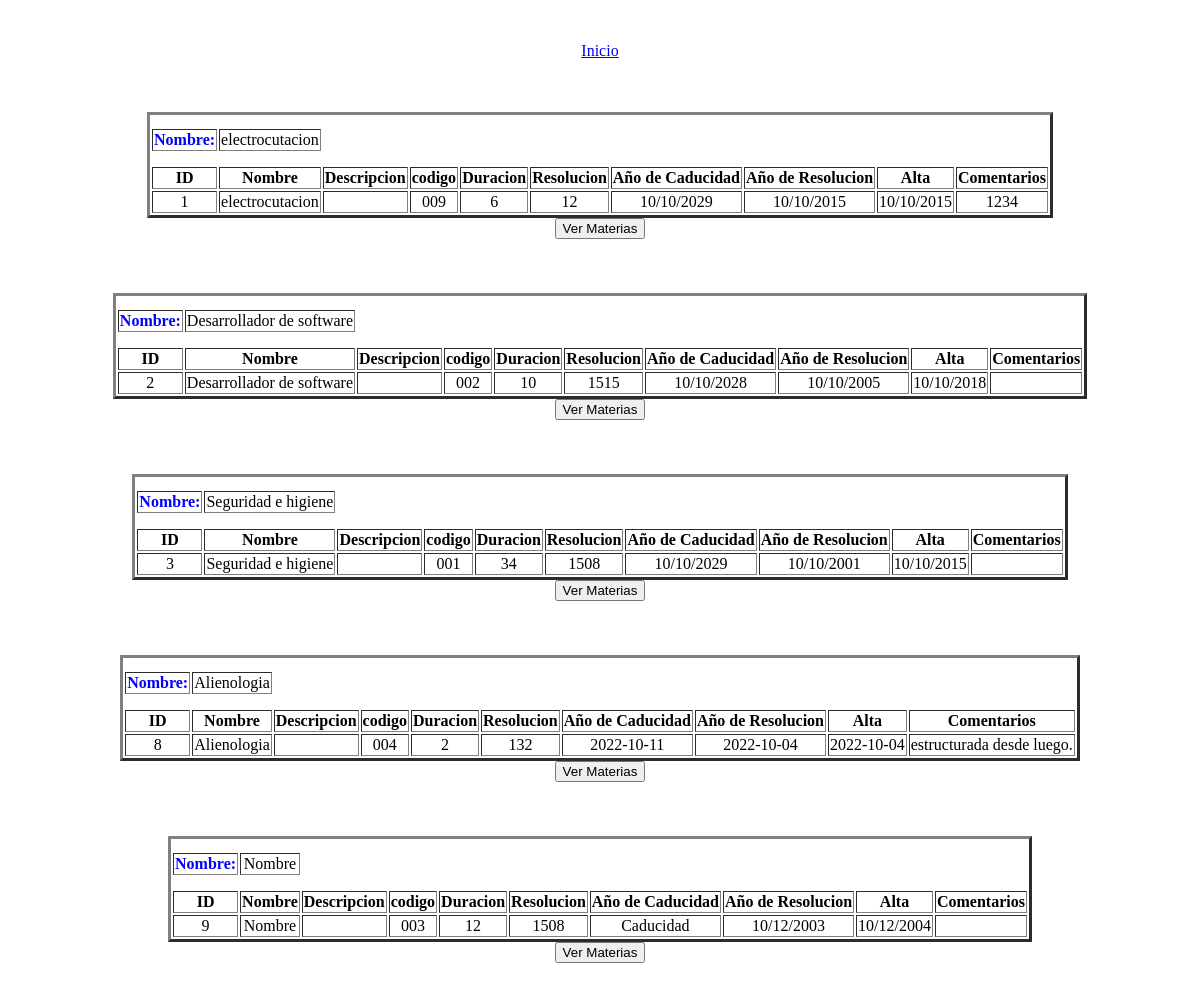
The page /VerCarreras.php on the database as committed earlier.
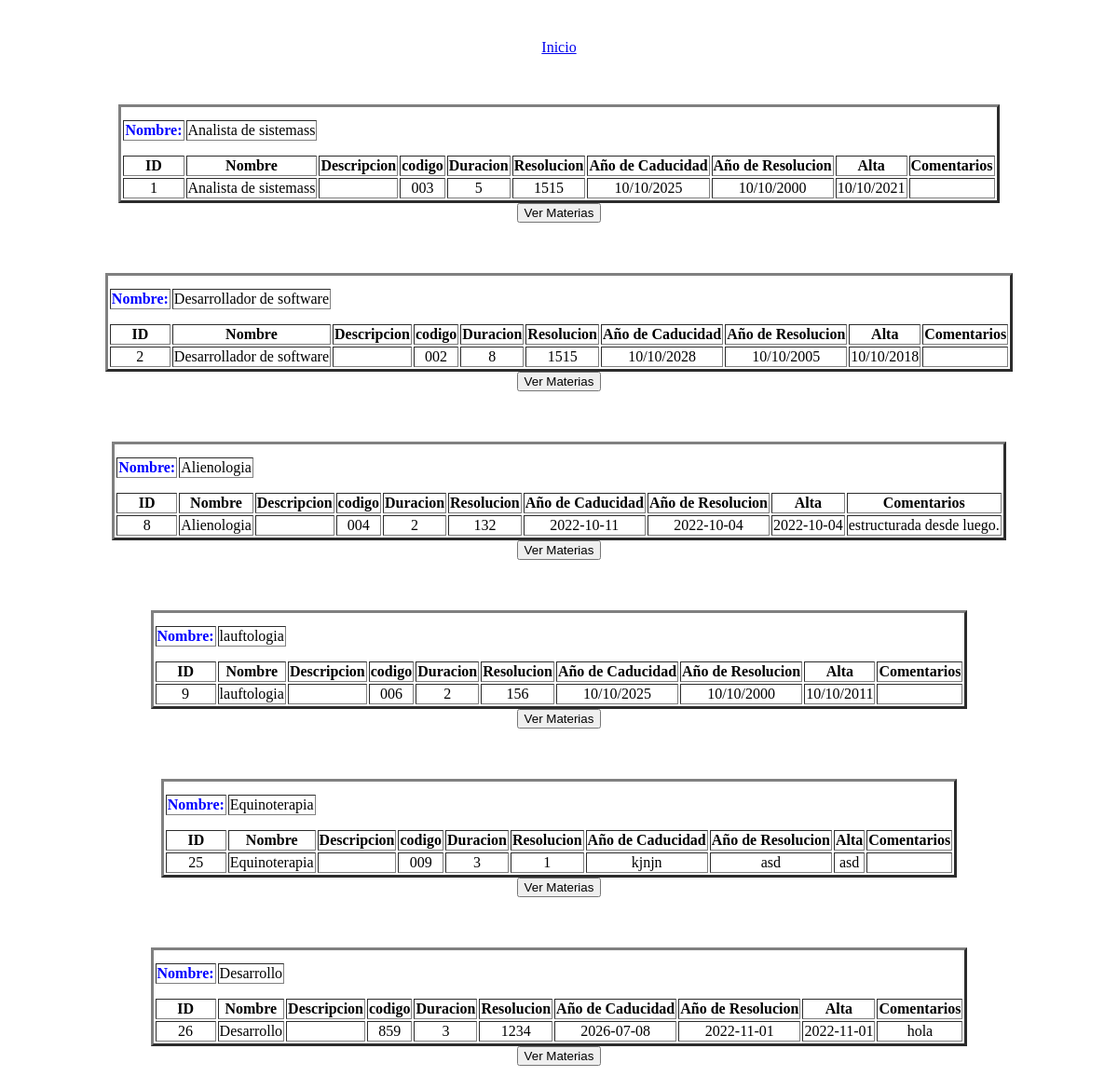
The same page on the database as committed later.
### tables this page shows
CREATE TABLE `carrera` (
  `id` int(11) NOT NULL,
  `ESTADO` varchar(3) NOT NULL,
  `nombre` varchar(255) NOT NULL,
  `codigo` varchar(255) NOT NULL,
  `duracion` varchar(255) NOT NULL,
  `resolucion` varchar(255) NOT NULL,
  `anio_caducidad` varchar(255) NOT NULL,
  `anio_resolucion` varchar(255) NOT NULL,
  `alta` varchar(255) NOT NULL,
  `comentarios` varchar(255) DEFAULT NULL,
  `cursada` varchar(255) NOT NULL,
  `plan` varchar(255) NOT NULL
);

### VerCarreras.php (the view, shortened to what this page needs)
<!DOCTYPE html>
<html lang="en">
<head>
</head>
<body>
<br>
  <center><p><a href="index.php">Inicio</a></p></center>
<?php
 include("Conexion.php");
    $consultaAl = "SELECT * FROM carrera";
    $resultado = mysqli_query($conexion,$consultaAl);
        while($consulta = mysqli_fetch_array($resultado)){
            $var =  $consulta["id"];
            echo "<br><br><center> <table border=\"3\">
            <tr>
                </tr><tr></tr><tr></tr><tr></tr><tr></tr><tr></tr>
                <td><font color='blue'><b><center>Nombre:</center></b></font></td>
                <td><center>".$consulta["nombre"]."</center></td>
                <tr></tr><tr></tr><tr></tr><tr></tr><tr></tr><tr></tr>
            <tr>
            <tr>
            <td><b><center>ID</center></b></td>
            <td><b><center>Nombre</center></b></td>
            <td><b><center>Descripcion</center></b></td>
            <td><b><center>codigo</center></b></td>
            <td><b><center>Duracion</center></b></td>
            <td><b><center>Resolucion</center></b></td>
            <td><b><center>Año de Caducidad</center></b></td>
            <td><b><center>Año de Resolucion</center></b></td>
            <td><b><center>Alta</center></b></td>
            <td><b><center>Comentarios</center></b></td>
            </tr>
            <tr>
            <td><center>".$consulta["id"]."</center></td>
            <td><center>".$consulta["nombre"]."</center></td>
            <td><center>".$consulta["descripcion"]."</center></td>
            <td><center>".$consulta["codigo"]."</center></td>
            <td><center>".$consulta["duracion"]."</center></td>
            <td><center>".$consulta["resolucion"]."</center></td>
            <td><center>".$consulta["anio_caducidad"]."</center></td>
            <td><center>".$consulta["anio_resolucion"]."</center></td>
            <td><center>".$consulta["alta"]."</center></td>
            <td><center>".$consulta["comentarios"]."</center></td>
            </tr>
            </table>
            <form action=". "'". "verMateriasCarrera.php". "'"."method=". "'". "post". "'". ">
            <input class=" . "'" ."textos". "'".  "type="."'" . "text" . "'" . "name=". "'"."texto". "'". "id=". "'". "localidad". "'"." placeholder=". "'"."prueba". "'". "value =". "'".$var."'"." style = "."'" ."display:none". "'".">
            <input type="."'". "submit"."'"."value="."'". "Ver Materias"."'"."name="."'"."envio"."'"."/><br><br>
            </form>
            " ;
        }
?>
</body>
</html>

Rows that differ between the two databases and show on the page:
removed carrera: nombre "Seguridad e higiene", id "3", codigo "001", duracion "34", resolucion "1508", anio_caducidad "10/10/2029", anio_resolucion "10/10/2001", alta "10/10/2015"
changed carrera id 1: nombre "electrocutacion" → "Analista de sistemass"; codigo "009" → "003"; duracion "6" → "5"; resolucion "12" → "1515"; anio_caducidad "10/10/2029" → "10/10/2025"; anio_resolucion "10/10/2015" → "10/10/2000"; alta "10/10/2015" → "10/10/2021"; comentarios "1234" → (not shown)
changed carrera "Desarrollador de software": duracion "10" → "8"
changed carrera id 9: nombre "Nombre" → "lauftologia"; codigo "003" → "006"; duracion "12" → "2"; resolucion "1508" → "156"; anio_caducidad "Caducidad" → "10/10/2025"; anio_resolucion "10/12/2003" → "10/10/2000"; alta "10/12/2004" → "10/10/2011"
added carrera: nombre "Equinoterapia", id "25", codigo "009", duracion "3", resolucion "1", anio_caducidad "kjnjn", anio_resolucion "asd", alta "asd"
added carrera: nombre "Desarrollo", id "26", codigo "859", duracion "3", resolucion "1234", anio_caducidad "2026-07-08", anio_resolucion "2022-11-01", alta "2022-11-01", comentarios "hola"
